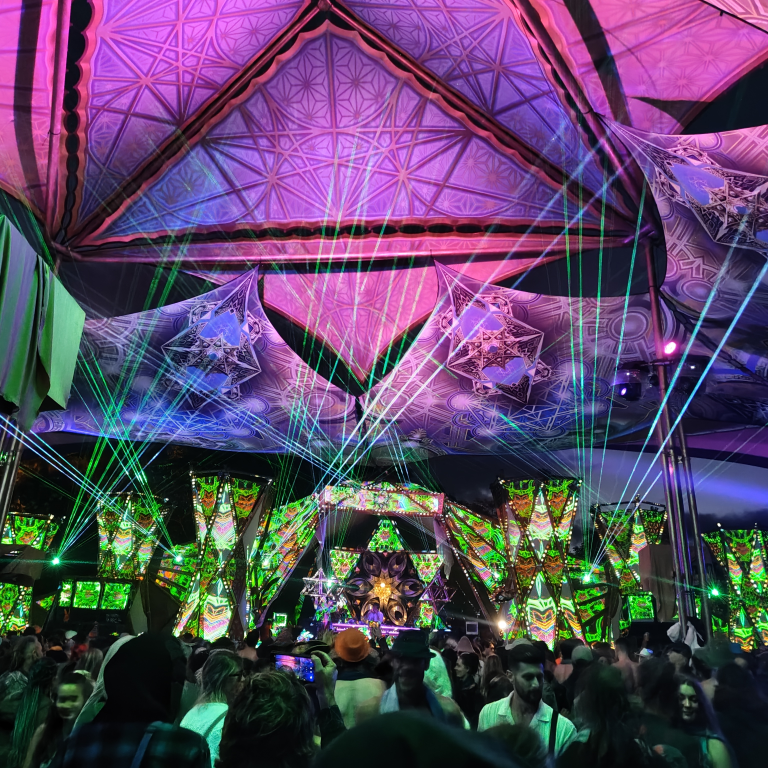
#> input picture psychedelic/source.jpg, 3072 x 3072 px (shown at 1/4 size)
$ python -i render.py   (imports and definitions only)
#> lines starting #> are read from the running program, lines starting #| are printed output that depends on the picture
"""Turn a festival photo into a beat-synced psychedelic reel.

Layers (all driven by the 140 BPM grid from audio.py):
  * slow pan/zoom with a kick-drum pump and chromatic aberration
  * hue cycling + rippling canopy warp (stronger at the top, crowd stays natural)
  * sweeping searchlights that project a music-note emblem onto the canopy
  * laser fans from the real laser heads in the photo
  * glowing musical notes fired out of the DJ booth
  * rotating sacred-geometry mandala, beat shockwaves, strobes, mirror flashes

usage: python3 render.py source.jpg track.wav out.mp4
"""
import math
import os
import subprocess
import sys
from multiprocessing import Pool

import numpy as np
from PIL import Image, ImageDraw, ImageFilter, ImageFont

from audio import BEAT, TOTAL_BEATS

W, H = 1080, 1920
HW, HH = W // 2, H // 2
FPS = 30
DUR = TOTAL_BEATS * BEAT + 0.6
NFRAMES = int(DUR * FPS)

# Positions in the photo as fractions of its size.
DJ = (0.487, 0.80)
EMITTERS = [(0.072, 0.730), (0.230, 0.727), (0.487, 0.76), (0.673, 0.722),
            (0.851, 0.727), (0.932, 0.756)]
MANDALA_C = (0.46, 0.33)

SRC = None
SPRITES = None


# ----------------------------------------------------------------- helpers
def init(src_path):
#> called with src_path = 'source.jpg'
    global SRC, SPRITES
    im = Image.open(src_path).convert("RGB")
#> im is the input picture: PIL image 3072x3072 RGB; mean R, G, B 89.3, 70.1, 99.8
    SRC = im.resize((2000, 2000), Image.LANCZOS)
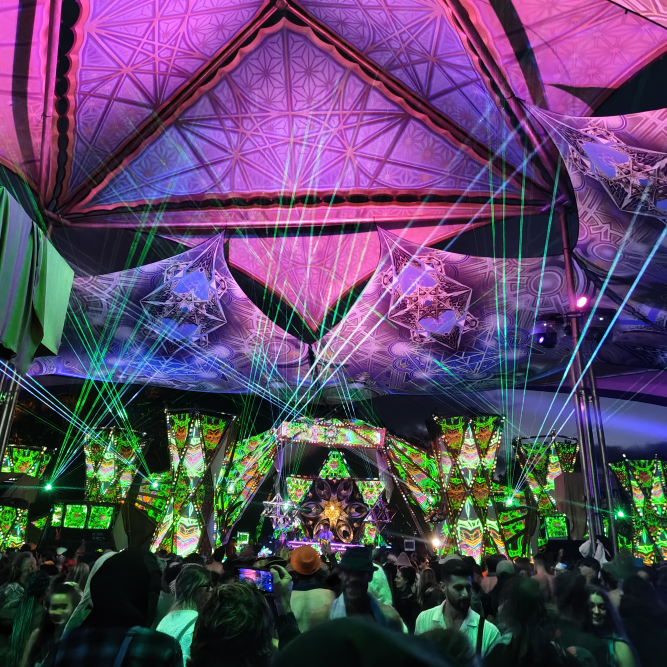
#> SRC: PIL image 2000x2000 RGB (shown at 1/3 size); mean R, G, B 89.3, 70.1, 99.9
    font = ImageFont.truetype("/usr/share/fonts/truetype/dejavu/DejaVuSans.ttf", 150)
    SPRITES = []
    for ch in "♪♫♬♩":
        im = Image.new("L", (200, 200), 0)
        ImageDraw.Draw(im).text((100, 100), ch, font=font, fill=255, anchor="mm")
        SPRITES.append(im.crop(im.getbbox()))
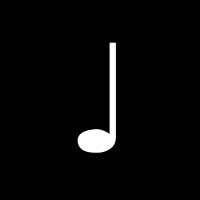
#> im: PIL image 200x200 L; min 0, max 255, mean 8.2
#> after the loop, SPRITES = 4 items


# [15 lines left out: function melt, not called in this run]


def beat_at(t):
    return t / BEAT


# [51 lines left out: functions env_since_beat, section, hsv, hue_rotate, camera, not called in this run]


def to_out(p, cam):
    s, cx, cy = cam
    return ((p[0] * 2000 - cx) * s + W / 2, (p[1] * 2000 - cy) * s + H / 2)


# ----------------------------------------------------------------- layers
# [127 lines left out: functions draw_searchlights, draw_lasers, note_particles, not called in this run]


PARTS = None


# [65 lines left out: functions draw_notes, draw_geometry, not called in this run]


# ----------------------------------------------------------------- frame
YGRAD = None


# [117 lines left out: functions render_frame, main, not called in this run]


# [2 lines not run here, left out]

>>> result = init('source.jpg')
